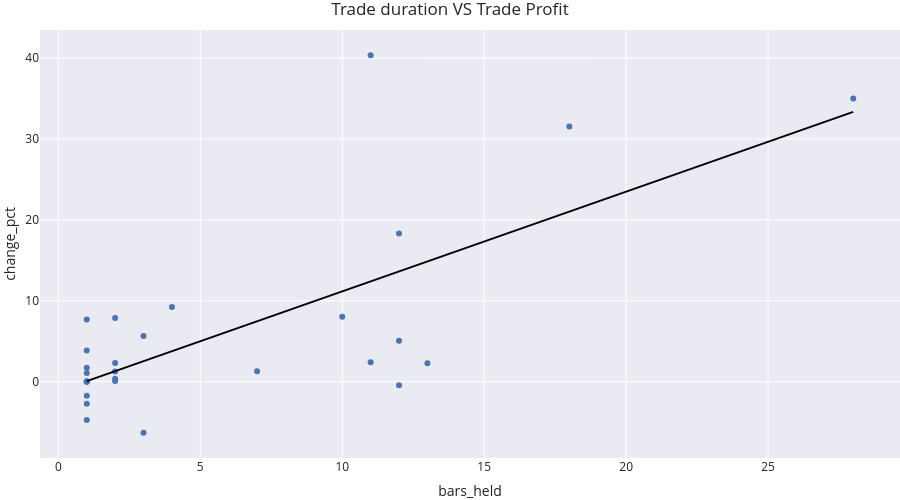

Source (notebook cell):
### Markdown cell above
Since the strategy only moved into risk-off assets occasionally, it didn’t really have much opportunity to outperform Buy & Hold. As mentioned earlier, the sample period coincided with a strong secular bull market in US equities, which helps explain the relative underperformance of the TAA strategy.

### Code cell
import plotly.express as px

ax5 = px.scatter(os_result.trades, 
                 x='bars_held',
                 y='change_pct',
                 width=900,
                 height=500,
                 trendline="ols",
                 trendline_color_override="black",
                 title='Trade duration VS Trade Profit',
                 template='seaborn'
                 )

ax5.show()

### Figure 1 — Plotly figure (JSON) as saved in the notebook; plotly's stock layout.template omitted (floating-point values rounded to 4 significant figures)
{"data": [{"hovertemplate": "bars_held=%{x}<br>change_pct=%{y}<extra></extra>", "legendgroup": "", "marker": {"color": "rgb(76,114,176)", "symbol": "circle"}, "mode": "markers", "name": "", "orientation": "v", "showlegend": false, "type": "scatter", "x": [1, 10, 1, 4, 1, 28, 1, 3, 2, 1, 1, 12, 12, 7, 2, 13, 1, 11, 1, 12, 11, 2, 2, 1, 1, 1, 18, 3, 2], "xaxis": "x", "y": [3.173e-06, 8.024, 1.725, 9.232, -2.736, 35.01, 0.02186, -6.336, 0.06568, 1.063, 0.0219, 18.3, 5.042, 1.279, 0.3491, 2.262, -0.006558, 40.36, 3.851, -0.4583, 2.407, 1.262, 2.314, -4.752, -1.739, 7.689, 31.54, 5.647, 7.854], "yaxis": "y"}, {"hovertemplate": "<b>OLS trendline</b><br>change_pct = 1.23314 * bars_held + -1.1786<br>R<sup>2</sup>=0.512882<br><br>bars_held=%{x}<br>change_pct=%{y} <b>(trend)</b><extra></extra>", "legendgroup": "", "line": {"color": "black"}, "marker": {"color": "rgb(76,114,176)", "symbol": "circle"}, "mode": "lines", "name": "", "showlegend": false, "type": "scatter", "x": [1, 1, 1, 1, 1, 1, 1, 1, 1, 1, 1, 2, 2, 2, 2, 2, 3, 3, 4, 7, 10, 11, 11, 12, 12, 12, 13, 18, 28], "xaxis": "x", "y": [0.05455, 0.05455, 0.05455, 0.05455, 0.05455, 0.05455, 0.05455, 0.05455, 0.05455, 0.05455, 0.05455, 1.288, 1.288, 1.288, 1.288, 1.288, 2.521, 2.521, 3.754, 7.453, 11.15, 12.39, 12.39, 13.62, 13.62, 13.62, 14.85, 21.02, 33.35], "yaxis": "y"}], "layout": {"height": 500, "legend": {"tracegroupgap": 0}, "title": {"text": "Trade duration VS Trade Profit"}, "width": 900, "xaxis": {"anchor": "y", "domain": [0, 1], "title": {"text": "bars_held"}}, "yaxis": {"anchor": "x", "domain": [0, 1], "title": {"text": "change_pct"}}}}
